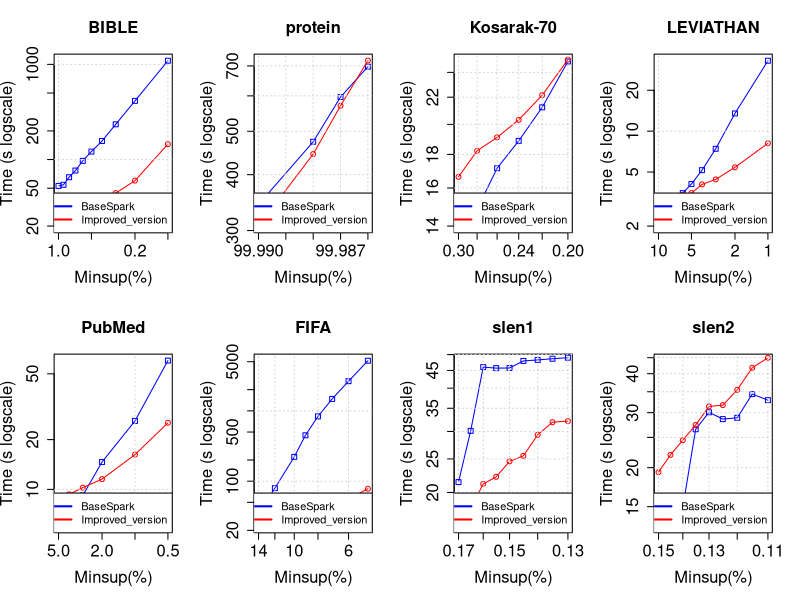

The R script that drew this image:
tiff("SparkJira.png", width=18, height=9, units='in', res=120)
par(mfrow=c(2,4), cex.lab=1.5, cex.axis=1.5, cex.main=1.5, cex.sub=1.5)

#BIBLE
#DATA
x <- c(0.01, 0.009, 0.008, 0.007, 0.006, 0.005, 0.004, 0.003, 0.002, 0.001)*100

zero <- c(52796, 54313, 65238, 76671, 96842, 121262, 156699, 234465, 413217, 1092148)/1000
one <- c(23369, 20175, 21040, 23738, 24623, 29845, 35764, 44398, 60009, 145250)/1000

#PLOT
plot(x, zero, log = "xy", type="o", pch=0, xlab="Minsup(%)",ylab="Time (s logscale)", col="blue", xlim = rev(range(x)), ylim=c(20, 1092))
lines(x, one, col="red", type="o", pch=1)
title(main="BIBLE", cex.lab=1.5, cex.axis=1.5, cex.main=1.5, cex.sub=1.5)
grid()
legend("bottomright", legend=c("BaseSpark", "Improved_version"), lty=c(1,1),lwd=c(2,2), col=c("blue", "red"), cex = 1)

#protein
#DATA
x <- c(0.9999, 0.99988, 0.99987, 0.99986)*100

zero <- c(343017, 473810, 596472, 697465)/1000
one <- c(307021, 444755, 570330, 719730)/1000

#PLOT
plot(x, zero, log = "xy", type="o", pch=0, xlab="Minsup(%)",ylab="Time (s logscale)", col="blue", xlim = rev(range(x)), ylim=c(307, 719))
lines(x, one, col="red", type="o", pch=1)
title(main="protein", cex.lab=1.5, cex.axis=1.5, cex.main=1.5, cex.sub=1.5)
grid()
legend("bottomright", legend=c("BaseSpark", "Improved_version"), lty=c(1,1),lwd=c(2,2), col=c("blue", "red"), cex = 1)

#Kosarak-70
#DATA
x <- c(0.003, 0.0028, 0.0026, 0.0024, 0.0022, 0.002)*100

zero <- c(15474, 14856, 17149, 18875, 21231, 24935)/1000
one <- c(16638, 18229, 19110, 20317, 22155, 25099)/1000

#PLOT
plot(x, zero, log = "xy", type="o", pch=0, xlab="Minsup(%)",ylab="Time (s logscale)", col="blue", xlim = rev(range(x)), ylim=c(14, 25))
lines(x, one, col="red", type="o", pch=1)
title(main="Kosarak-70", cex.lab=1.5, cex.axis=1.5, cex.main=1.5, cex.sub=1.5)
grid()
legend("bottomright", legend=c("BaseSpark", "Improved_version"), lty=c(1,1),lwd=c(2,2), col=c("blue", "red"), cex = 1)

#LEVIATHAN
#DATA
x <- c(0.1, 0.09, 0.08, 0.07, 0.06, 0.05, 0.04, 0.03, 0.02, 0.01)*100

zero <- c(2295, 2312, 2516, 3105, 3496, 4080, 5163, 7414, 13505, 33000)/1000
one <- c(2822, 2782, 2842, 3052, 3397, 3503, 4052, 4414, 5416, 8141)/1000

#PLOT
plot(x, zero, log = "xy", type="o", pch=0, xlab="Minsup(%)",ylab="Time (s logscale)", col="blue", xlim = rev(range(x)), ylim=c(2, 33))
lines(x, one, col="red", type="o", pch=1)
title(main="LEVIATHAN", cex.lab=1.5, cex.axis=1.5, cex.main=1.5, cex.sub=1.5)
grid()
legend("bottomright", legend=c("BaseSpark", "Improved_version"), lty=c(1,1),lwd=c(2,2), col=c("blue", "red"), cex = 1)

#PubMed
#DATA
x <- c(0.05, 0.04, 0.03, 0.02, 0.01, 0.005)*100

zero <- c(6549, 7547, 9177, 14644, 25945, 60113)/1000
one <- c(8956, 9336, 10249, 11539, 16225, 25284)/1000

#PLOT
plot(x, zero, log = "xy", type="o", pch=0, xlab="Minsup(%)",ylab="Time (s logscale)", col="blue", xlim = rev(range(x)), ylim=c(6, 60))
lines(x, one, col="red", type="o", pch=1)
title(main="PubMed", cex.lab=1.5, cex.axis=1.5, cex.main=1.5, cex.sub=1.5)
grid()
legend("bottomright", legend=c("BaseSpark", "Improved_version"), lty=c(1,1),lwd=c(2,2), col=c("blue", "red"), cex = 1)

#FIFA
#DATA
x <- c(0.14, 0.12, 0.1, 0.09, 0.08, 0.07, 0.06, 0.05)*100

zero <- c(34465, 79626, 221550, 449631, 834468, 1476503, 2639619, 5160952)/1000
one <- c(23201, 24925, 30657, 33265, 38083, 44532, 56105, 78123)/1000

#PLOT
plot(x, zero, log = "xy", type="o", pch=0, xlab="Minsup(%)",ylab="Time (s logscale)", col="blue", xlim = rev(range(x)), ylim=c(23, 5160))
lines(x, one, col="red", type="o", pch=1)
title(main="FIFA", cex.lab=1.5, cex.axis=1.5, cex.main=1.5, cex.sub=1.5)
grid()
legend("bottomright", legend=c("BaseSpark", "Improved_version"), lty=c(1,1),lwd=c(2,2), col=c("blue", "red"), cex = 1)

#slen1
#DATA
x <- c(0.0017, 0.00165, 0.0016, 0.00155, 0.0015, 0.00145, 0.0014, 0.00135, 0.0013)*100

zero <- c(21433, 30124, 46018, 45696, 45741, 47937, 48250, 48646, 48981)/1000
one <- c(16148, 17981, 21171, 22193, 24595, 25519, 29340, 31913, 32135)/1000

#PLOT
plot(x, zero, log = "xy", type="o", pch=0, xlab="Minsup(%)",ylab="Time (s logscale)", col="blue", xlim = rev(range(x)), ylim=c(16, 48))
lines(x, one, col="red", type="o", pch=1)
title(main="slen1", cex.lab=1.5, cex.axis=1.5, cex.main=1.5, cex.sub=1.5)
grid()
legend("bottomright", legend=c("BaseSpark", "Improved_version"), lty=c(1,1),lwd=c(2,2), col=c("blue", "red"), cex = 1)

#slen2
#DATA
x <- c(0.0015, 0.00145, 0.0014, 0.00135, 0.0013, 0.00125, 0.0012, 0.00115, 0.0011)*100

zero <- c(13258, 14335, 14949, 26537, 30083, 28606, 28885, 34413, 32900)/1000
one <- c(19346, 21970, 24495, 27409, 31411, 31715, 35497, 41780, 44965)/1000

#PLOT
plot(x, zero, log = "xy", type="o", pch=0, xlab="Minsup(%)",ylab="Time (s logscale)", col="blue", xlim = rev(range(x)), ylim=c(13, 44))
lines(x, one, col="red", type="o", pch=1)
title(main="slen2", cex.lab=1.5, cex.axis=1.5, cex.main=1.5, cex.sub=1.5)
grid()
legend("bottomright", legend=c("BaseSpark", "Improved_version"), lty=c(1,1),lwd=c(2,2), col=c("blue", "red"), cex = 1)

dev.off()
